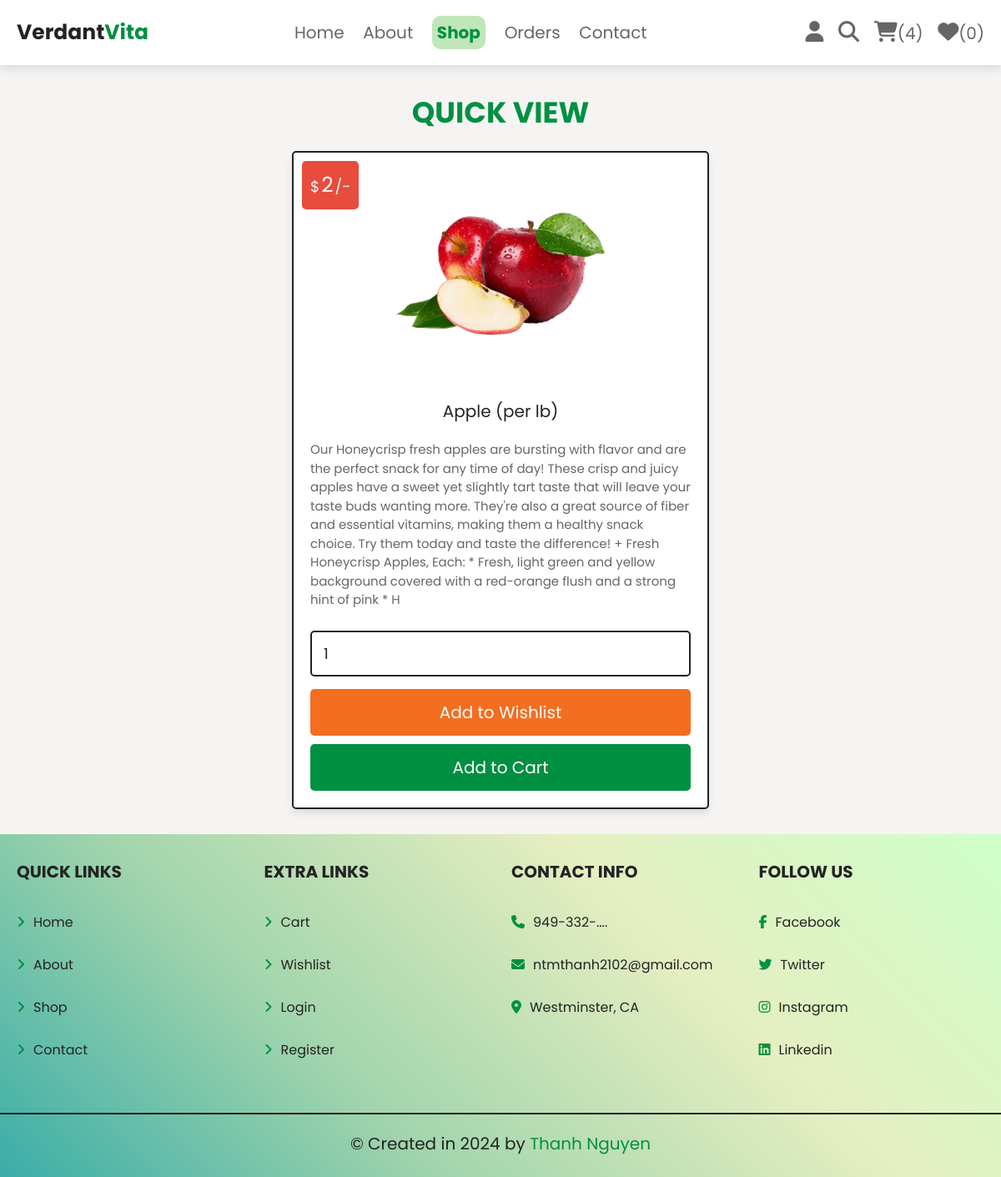
The app's page /view_page.php?pid=1 (signed in) with its own data.
### tables this page shows
CREATE TABLE `products` (
  `id` int(100) NOT NULL,
  `name` varchar(100) NOT NULL,
  `category` varchar(20) NOT NULL,
  `details` varchar(500) NOT NULL,
  `price` int(100) NOT NULL,
  `image` varchar(100) NOT NULL
);

### view_page.php (the view, shortened to what this page needs)
<?php
    @include 'config.php';
?>
<!DOCTYPE html>
<html lang="en">
<head>
    <link rel = "stylesheet" href = "https://cdnjs.cloudflare.com/ajax/libs/font-awesome/6.5.1/css/all.min.css">
    <link rel = "stylesheet" href = "css/style.css">
</head>
<body>
    <?php include 'header.php';?>
    <section class = "quick-view">
        <h1 class = "title">Quick View</h1>
        <?php
            $pid = $_GET['pid'];
            $select_products = $conn->prepare("SELECT * FROM `products` WHERE id = ?");
            $select_products->execute([$pid]);
            if ($select_products->rowCount() > 0){
                while ($fetch_products = $select_products->fetch(PDO::FETCH_ASSOC)){
        ?>
        <form action = "" class = "box" method = "POST">
            <div class = "price">$<span><?= $fetch_products['price']; ?></span>/-</div>
            <img src = "uploaded_img/<?= $fetch_products['image']; ?>" alt = "">
            <div class = "name"><?= $fetch_products['name']; ?></div>
            <div class = "details"><?= $fetch_products['details']; ?></div>
            <input type = "number" min = "1" value = "1" name = "p_qty" class = "qty">
            <input type = "submit" value = "Add to Wishlist" class = "option-btn" name = "add_to_wishlist">
            <input type = "submit" value = "Add to Cart" class = "btn" name = "add_to_cart">
        </form>
        <?php
            }
            } else {
                echo '<p class = "empty">No Product Added Yet!</p>';
            }
        ?>
    </section>
    <?php include 'footer.php';?>
</body>
</html>

### css/style.css (style rules this page uses)
.quick-view .box { max-width: 50rem; padding: 2rem; text-align: center; border: var(--border); background-color: var(--white); box-shadow: var(--box-shadow); border-radius: 0.5rem; position: relative; margin: 0 auto; }
.quick-view .box img { height: 25rem; margin-bottom: 1rem; }
.quick-view .box .price { position: absolute; top: 1rem; left: 1rem; padding: 1rem; border-radius: 0.5rem; background-color: var(--red); font-size: 1.8rem; color: var(--white); }
.quick-view .box .price span { font-size: 2.5rem; color: var(--white); margin: 0 0.2rem; }
.quick-view .box .qty { margin: 0.5rem 0; border-radius: 0.5rem; padding: 1.2rem 1.4rem; font-size: 1.8rem; color: var(--black); border: var(--border); width: 100%; }
.quick-view .box .name { font-size: 2rem; color: var(--black); padding: 1rem 0; }
.quick-view .box .details { padding-top: 1rem; font-size: 1.5rem; align-content: flex-start; line-height: 1.5; color: var(--light-color); margin-bottom: 20px; text-align: left; }

### css/components.css (style rules this page uses)
:root { --green: #009042; --light-green: #c0e6ba; --orange: #f36e21; --red: #e74c3c; --black: #232323; --light-color: #666; --grey: #c0c0c0; --white: #fff; --light-bg: #f6f4f2; --border: 0.2rem solid var(--black); --box-shadow: 0 0.5rem 1rem rgba(0, 0, 0, 0.1); --background-gradient: linear-gradient(45deg, #3aada8, #a2d5ac, #e5eec1, #ceffc9); }
* { font-family: "Poppins", sans-serif; margin: 0; padding: 0; box-sizing: border-box; outline: none; border: none; text-decoration: none; color: var(--black); }
body { background-color: var(--light-bg); }
html { font-size: 62.5%; overflow-x: hidden; scroll-behavior: smooth; scroll-padding-top: 6.5rem; }
section { padding: 3rem 2rem; max-width: 1200px; margin: 0 auto; }
.btn, .delete-btn, .option-btn { display: block; width: 100%; margin-top: 1rem; border-radius: 0.5rem; color: var(--white); font-size: 2rem; padding: 1.3rem 3rem; cursor: pointer; text-align: center; }
.btn { background-color: var(--green); }
.option-btn { background-color: var(--orange); }
.title { text-align: center; margin-bottom: 2rem; text-transform: uppercase; color: var(--green); font-size: 3.5rem; }

### records on screen
products: price "2", image (picture), name "Apple (per lb)", details "Our Honeycrisp fresh apples are bursting with flavor and are the perfect snack for any time of day! These crisp and juicy apples have a sweet yet slightly tart taste that will leave your taste buds wanting more. They're also a great source of fiber and essential vitamins, making them a healthy snack choice. Try them today and taste the difference! + Fresh Honeycrisp Apples, Each: * Fresh, light green and yellow background covered with a red-orange flush and a strong hint of pink * H"

### other values on screen
$count_cart_items->rowCount() "4"
$count_wishlist_items->rowCount() "0"
